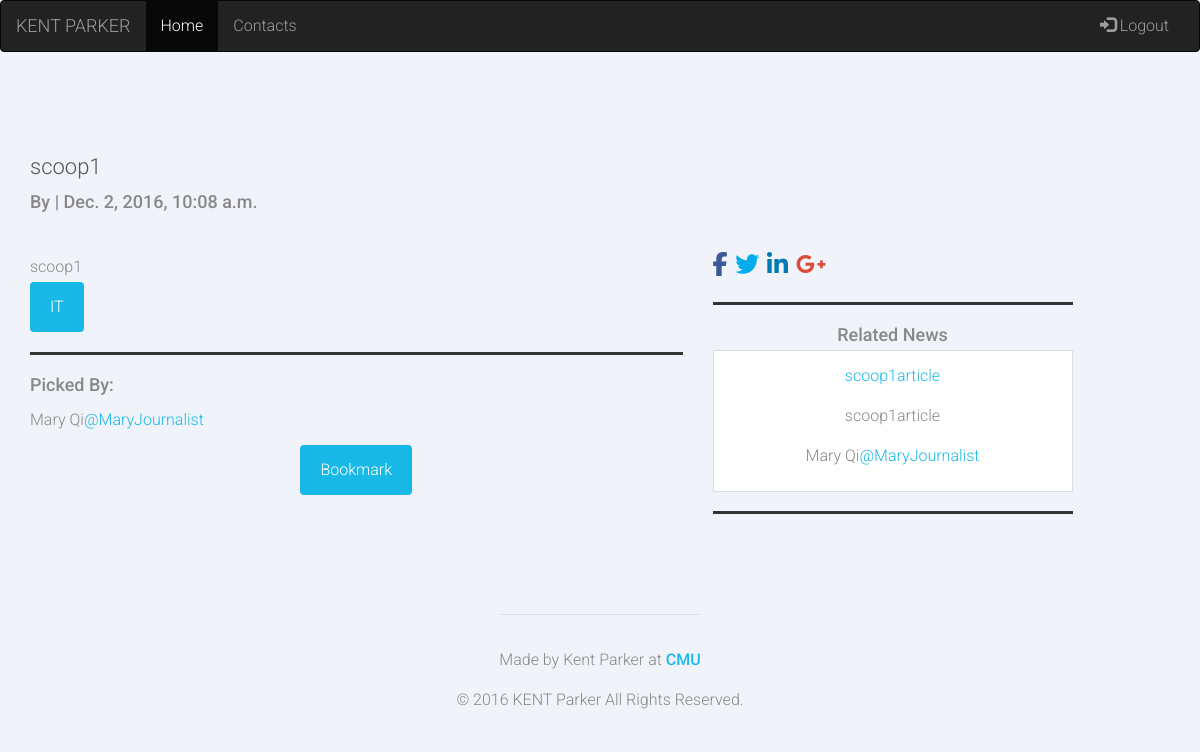
Page /pitch_detail/2 on the earlier database version.
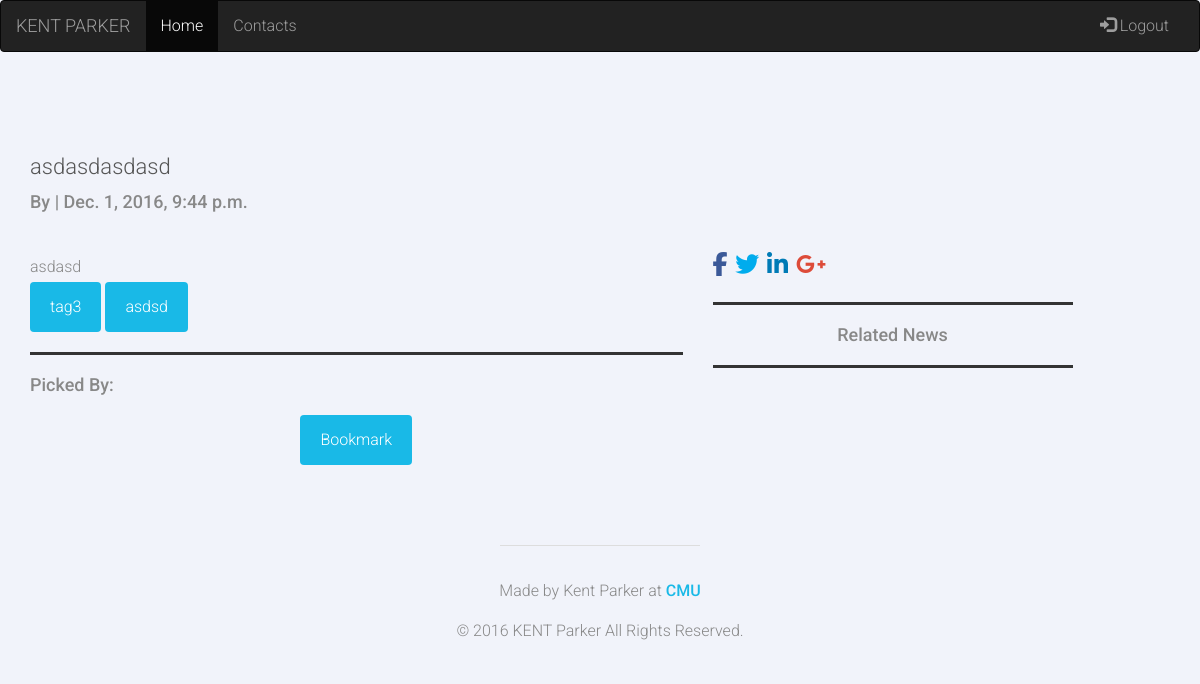
Same page on the later database version.
### app/models.py (models this page shows)
class Pitch(models.Model):
	title=models.CharField(max_length=30)
	content=models.TextField()
	author=models.ForeignKey(MyUser,related_name='author_pr') # newsmaker
	tags=models.ManyToManyField(Tag,blank=True)
	pub_time=models.DateTimeField(auto_now_add=True)
	last_modified_time=models.DateTimeField(auto_now=True)
	attachment=models.URLField(max_length=200)
	special=models.CharField(max_length=1)
	location=models.CharField(max_length=50,default="")
	published=models.BooleanField(default=False)
	embargoMark=models.BooleanField(default=False)
	bookmarked = models.ManyToManyField(MyUser,null=True,blank=True,related_name='bookmarked')
	embargoed = models.ManyToManyField(MyUser,null=True,blank=True,related_name='embargoed')
	scooped = models.BooleanField(default=False)
	scooppublished = models.BooleanField(default=False)
	class Meta:
		ordering=['-pub_time']

class Tag(models.Model):
	name=models.CharField(max_length=10)
	def __str__(self):
		return self.name

class MyUser(AbstractUser):
	picture=models.ImageField(upload_to="profile_photos",null=True,blank=True)
	email_verify=models.BooleanField(default=False)
	tags=models.ManyToManyField(Tag,blank=True)
	location=models.CharField(max_length=50,blank=True)
	website=models.URLField(max_length=200,blank=True)
	contacts=models.ForeignKey('self',null=True,blank=True,related_name='contacts_f')
	user_type=models.IntegerField()
	category=models.CharField(max_length=50,blank=True)
	bio=models.CharField(max_length=420, blank=True)
	organization=models.ForeignKey('self',null=True,blank=True,related_name='organization_f')
	address=models.CharField(max_length=50,blank=True)
	skype_id=models.CharField(max_length=20,blank=True)
	twitter_id=models.CharField(max_length=20,blank=True)
	facebook_id=models.CharField(max_length=20,blank=True)
	phone=models.CharField(max_length=12,blank=True)
	website=models.URLField(blank=True)
	source=models.CharField(max_length=20,blank=True)
	size=models.CharField(max_length=20,blank=True)
	industry=models.CharField(max_length=10,blank=True)
	def __str__(self):
		return self.username

class Article(models.Model):
	title=models.CharField(max_length=30)
	related_pitch=models.ManyToManyField(Pitch,blank=True)
	content=models.TextField()
	author=models.ForeignKey(MyUser,related_name='author_ar') #Journalist
	newsmaker=models.ManyToManyField(MyUser,related_name='newsmaker_am', null=True, blank=True)
	pub_time=models.DateTimeField(auto_now_add=True)
	last_modified_time=models.DateTimeField(auto_now=True)
	class Meta:
		ordering=['-pub_time']

### app/views.py (the view, shortened to what this page needs)
# urls.py: url(r'^pitch_detail/(?P<pitchId>.*)$', views.pitch_detail, name='pitch_detail'),
def pitch_detail(request,pitchId):
	if request.method == 'GET':
		cur_pitch = Pitch.objects.get(pk=pitchId)
		related_articles = cur_pitch.article_set.all()
		picked_by = set()
		for article in related_articles:
			picked_by.add(article.author)
		already= False
		if request.user in cur_pitch.bookmarked.all():
			already = True
		print(related_articles)
		context = {"cur_pitch": cur_pitch, "already": already, "related_articles": related_articles, "picked_by": picked_by}
		return render(request, "kentparker/pitch_detail.html", context)

### app/templates/kentparker/pitch_detail.html (shortened to what this page needs)
<!DOCTYPE html>
<html lang="en">
    <head>
		<nav class="navbar navbar-inverse">
  <div class="container-fluid">
    <div class="navbar-header">
      <a class="navbar-brand" href="/">KENT PARKER</a>
    </div>
    <div class="collapse navbar-collapse" id="myNavbar">
      <ul class="nav navbar-nav">
        <li class="active"><a href="/">Home</a></li>
        <li><a href="{% url "contacts" %}">Contacts</a></li>
      </ul>
      <ul class="nav navbar-nav navbar-right">
        <li><a href="{% url "logout" %}"><span class="glyphicon glyphicon-log-in"></span> Logout</a></li>
      </ul>
    </div>
  </div>
</nav>
        <link rel="stylesheet" href="https://maxcdn.bootstrapcdn.com/bootstrap/3.3.7/css/bootstrap.min.css">
		{% load static %}
  		<link rel="stylesheet" type="text/css" href="{% static "/css/main.css" %}">
		<link rel="stylesheet" type="text/css" href="{% static "/css/style.css" %}">
		<link rel="stylesheet" type="text/css" href="{% static "/css/form-elements.css" %}">
    </head>
    <body>
        <div class="top-content">
        <div class="inner-bg">
        <div class="container">
        	<div class="row">
    			<div class="col-sm-7">
    				<h3><span class="pull-left">{{cur_pitch.title}}</span></h3><br />
    				<h4><span class="pull-left">By {{cur_pitch.cur_pitch.author}} | {{cur_pitch.pub_time}}</span></h4><br /><br />
    				<p align="left">
						{{cur_pitch.content}}
						<br>
						{% for tag in cur_pitch.tags.all %}
							<button class="btn btn-success">{{tag}}</button>
						{%endfor%}
						<br>
    				</p>
    				<hr style="height:3px;border:none;color:#333;background-color:#333;" />
    				<h4><span class="pull-left">Picked By:</span></h4><br />
    				<p align="left">
						{%for journalist in picked_by%}
							{{journalist.first_name}} {{journalist.last_name}}<a href="../profile/{{journalist}}">@{{journalist}}</a>
						{% endfor %}
					</p>
					<form action="{% url 'pitch_detail' cur_pitch.id %}" method="post">
						{% if not already%}
							<button type="submit"  class='btn btn-success btn-sm'>Bookmark</button>
						{% else %}
							<button type="submit"  class='btn btn-danger btn-sm'>Unbookmark</button>
						{% endif %}
					</form>
    			</div>
    			<div class="col-sm-4">
    			<br />
    			<br /><br /><br />
    			<span class="pull-left">
    			<a href="#"><i class="fa fa-facebook" aria-hidden="true" style="font-size:24px;color:#3b5998"></i></a>&nbsp;
    			<a href="#"><i class="fa fa-twitter" aria-hidden="true" style="font-size:24px;color:#00aced"></i></a>&nbsp;
    			<a href="#"><i class="fa fa-linkedin" aria-hidden="true" style="font-size:24px;color:#007bb6"></i></a>&nbsp;
    			<a href="#"><i class="fa fa-google-plus" aria-hidden="true" style="font-size:24px;color:#dd4b39"></i></a>&nbsp;
    			</span>
    			<br />
    			<div class="list-group" style="border: none">
    				<hr style="height:3px;border:none;color:#333;background-color:#333;" />
    				<h4 class="list-group-item-heading">Related News</h4>
					{%for article in related_articles%}
						<div class="list-group-item">
							<p><a href="../article_detail/{{article.id}}">{{article.title}}</a></p>
							<p>{{article.content}}</p>
							<p>{{article.author.first_name}} {{article.author.last_name}}<a href="../profile/{{article.author}}">@{{article.author}}</a></p>
						</div>
					{% endfor %}
  					<hr style="height:3px;border:none;color:#333;background-color:#333;" />
				</div>
    			</div>
  			</div>
		</div>
		</div>
		</div>
        <footer>
        	<div class="container">
        		<div class="row">
        			<div class="col-sm-8 col-sm-offset-2">
        				<div class="footer-border"></div>
        				<p>Made by Kent Parker at <a href="http://www.cmu.edu/" target="_blank"><strong>CMU</strong></a>
        				</p>
        				<p class="rights">
                            © 2016 <span>KENT</span> Parker All Rights Reserved.
                        </p>
        			</div>
        		</div>
        	</div>
        </footer>
    </body>
</html>

Differences in the rows shown:
removed Tag: name "IT"
no longer on this page (row edited): MyUser: first_name "Mary", last_name "Qi", username "MaryJournalist"
no longer on this page (row edited): Article: title "scoop1article", content "scoop1article", author.first_name "Mary", author.last_name "Qi", author "MaryJournalist"
changed Pitch: title "scoop1" → "asdasdasdasd"; pub_time "Dec. 2, 2016, 10:08 a.m." → "Dec. 1, 2016, 9:44 p.m."; content "scoop1" → "asdasd"
now on this page (row edited): Tag: name "tag3"
now on this page (row edited): Tag: name "asdsd"
